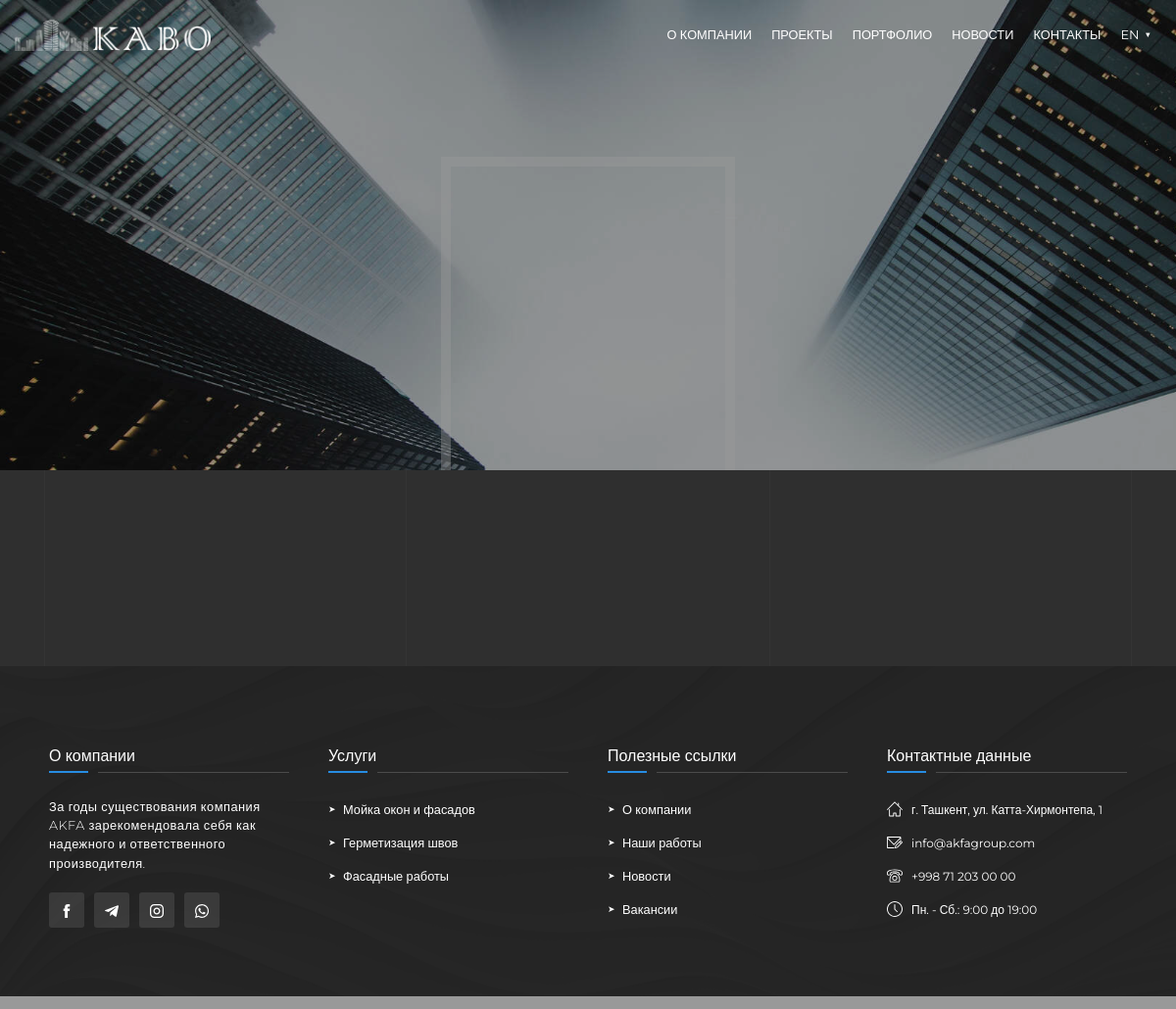
Page /about/vacancy/ on the earlier database version.
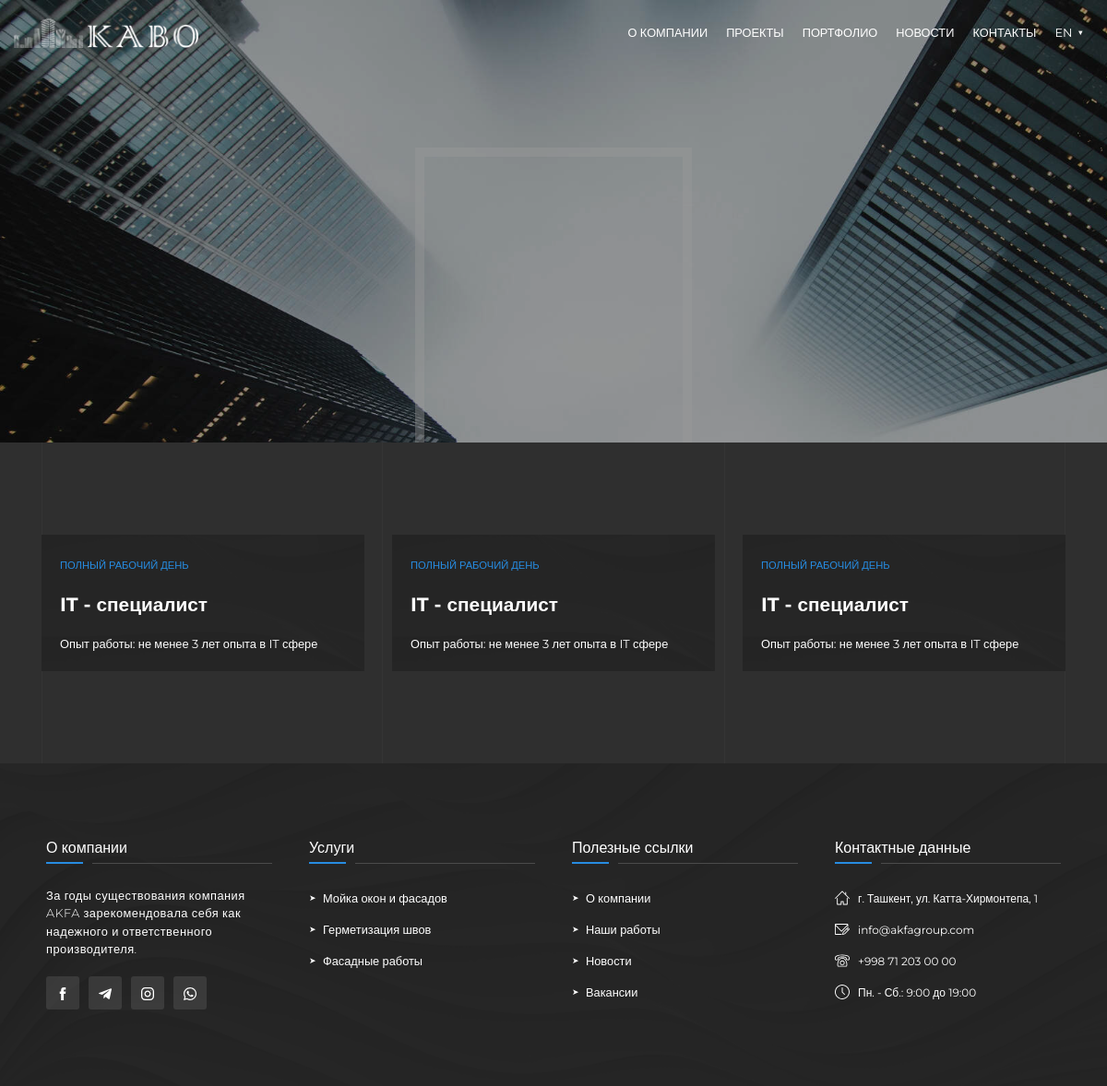
Same page on the later database version.
### abcompany/models.py (models this page shows, shortened)
class VacancyModel(models.Model):
    little_description = models.CharField(max_length=150, null=True, blank=True)
    position = models.CharField(max_length=150, null=True, blank=True)
    description = RichTextField()
    requirements = models.CharField(max_length=150, null=True, blank=True)
    image = models.ImageField(upload_to=vacancy_upload_location, blank=True, null=True)
    slug = models.SlugField(blank=True, unique=True)
    class Meta:
        verbose_name = 'Vacancy'
        verbose_name_plural = 'Vacancy'

### abcompany/views.py (the view)
# urls.py: path('vacancy/', vacancy, name='vacancy'),
def vacancy(request):
    context = {}
    vacancies = VacancyModel.objects.all()
    context['vacancies'] = vacancies
    return render(request, 'pages/vacancy.html', context)

### abcompany/templates/pages/vacancy.html (shortened to what this page needs)
{% extends 'base.html' %}
{% load mathfilters %}
{% load static %}
{% load i18n %}
{% block content %}
        <header class="header_promo other_pages_header">
            <div class="header_promo_background" style="background-image: url('{% static 'img/promo.jpg' %}')"></div>
            <div class="video_overlay"></div>
        </header>
    <section class="vacancy">
        <div class="container">
            <div class="section_content">
                <div class="row">
                    {% for vacancy in vacancies %}
                        <div class="col-md-4">
                            <a href="{% url 'abcompany:vacancy-individual' vacancy.slug %}" class="vacancy_item">
                                <span class="">{{ vacancy.little_description }}</span>
                                <h5>{{ vacancy.position}}</h5>
                                <p>{{ vacancy.requirements}}</p>
                            </a>
                        </div>
                    {% endfor %}
                </div>
            </div>
        </div>
    </section>
{% endblock content %}

### templates/base.html (shortened to what this page needs)
{% load static %}
{% load i18n %}
<!DOCTYPE html>
<html lang="en">
<head>
    <link rel="stylesheet" href="https://maxcdn.bootstrapcdn.com/bootstrap/4.5.2/css/bootstrap.min.css">
    <link rel="stylesheet" href="{% static 'css/animate.css' %}" media="all" />
    <link rel="stylesheet" href="{% static 'css/swiper.min.css' %}">
    <link rel="stylesheet" href="{% static 'css/style.css' %}">
</head>
<body>
    <div class="wrapper">
    <div class="wrapper">
        {% include 'header.html' %}
            {% block content %}
            {% endblock content %}
        {% include 'footer.html' %}
    </div>
</body>
</html>

### templates/header.html (shortened to what this page needs)
{% load static %}
{% load i18n %}
<nav class="navigation">
    <a href="{% url 'home' %}" class="navigation_logo"><img src="{% static 'img/logo-full.png' %}" alt=""></a>
    <ul class="navigation_list">
        <li class="navigation_items">
            <span class="navigation_link">
                О компании
            </span>
        </li>
        <li class="navigation_items">
            <a href="{% url 'projects:projects' %}" class="navigation_link">
                Проекты
            </a>
        </li>
        <li class="navigation_items">
            <a href="{% url 'portfolio:portfolio' %}" class="navigation_link">
                Портфолио
            </a>
        </li>
        <li class="navigation_items">
            <a href="{% url 'news:news' %}" class="navigation_link">
                Новости
            </a>
        </li>
        <li class="navigation_items">
            <a href="{% url 'contacts:contacts' %}" class="navigation_link">Контакты</a>
        </li>
        <form action="{% url 'set_language' %}" method="post">
            {% get_current_language as LANGUAGE_CODE %}
            <li class="navigation_items">
                <span href="" class="navigation_link lang_link">
                    {{ LANGUAGE_CODE }} <span>&#9660;</span>
                </span>
            </li>
        </form>
    </ul>
</nav>

### templates/footer.html
{% load static %}
{% load i18n %}
<div class="footer">
    <div class="footer_inner">
        <div class="container">
            <div class="row footer_top">
                <div class="col-md-3">
                    <div class="footer_items">
                        <div class="footer_title">
                            О компании
                        </div>
                        <div class="footer_content">
                            <p>За годы существования компания AKFA зарекомендовала себя как надежного и
                                ответственного производителя.</p>
                            <ul class="social_icons">
                                <li><a href=""><img src="{% static 'img/facebook-w.svg' %}" alt=""></a></li>
                                <li><a href=""><img src="{% static 'img/telegram-w.svg' %}" alt=""></a></li>
                                <li><a href=""><img src="{% static 'img/instagram-w.svg' %}" alt=""></a></li>
                                <li><a href=""><img src="{% static 'img/whatsapp-w.svg' %}" alt=""></a></li>
                            </ul>
                        </div>
                    </div>
                </div>
                <div class="col-md-3">
                    <div class="footer_items">
                        <div class="footer_items">
                            <div class="footer_title">
                                Услуги
                            </div>
                        </div>
                        <div class="footer_content">
                            <ul class="footer_links">
                                <li><a href="{% url 'portfolio:portfolio' %}">Мойка окон и фасадов</a></li>
                                <li><a href="{% url 'portfolio:portfolio' %}">Герметизация швов</a></li>
                                <li><a href="{% url 'portfolio:portfolio' %}">Фасадные работы</a></li>
                            </ul>
                        </div>
                    </div>
                </div>
                <div class="col-md-3">
                    <div class="footer_items">
                        <div class="footer_items">
                            <div class="footer_title">
                                Полезные ссылки
                            </div>
                        </div>
                        <div class="footer_content">
                            <ul class="footer_links">
                                <li><a href="{% url 'about:about-us' %}">О компании</a></li>
                                <li><a href="{% url 'projects:projects' %}">Наши работы</a></li>
                                <li><a href="{% url 'news:news' %}">Новости</a></li>
                                <li><a href="">Вакансии</a></li>
                            </ul>
                        </div>
                    </div>
                </div>
                <div class="col-md-3">
                    <div class="footer_items">
                        <div class="footer_items">
                            <div class="footer_title">
                                Контактные данные
                            </div>
                        </div>
                        <ul class="footer_contacts">
                            <li><a href="">г. Ташкент, ул. Катта-Хирмонтепа, 1</a></li>
                            <li><a href="">info@akfagroup.com</a></li>
                            <li><a href="">+998 71 203 00 00</a></li>
                            <li><a href="">Пн. - Сб.: 9:00 до 19:00</a></li>
                        </ul>
                    </div>
                </div>
            </div>
        </div>
    </div>
</div>

Differences in the rows shown:
added VacancyModel: little_description "ПОЛНЫЙ РАБОЧИЙ ДЕНЬ", position "IT - специалист", requirements "Опыт работы: не менее 3 лет опыта в IT сфере"
added VacancyModel: little_description "ПОЛНЫЙ РАБОЧИЙ ДЕНЬ", position "IT - специалист", requirements "Опыт работы: не менее 3 лет опыта в IT сфере"
added VacancyModel: little_description "ПОЛНЫЙ РАБОЧИЙ ДЕНЬ", position "IT - специалист", requirements "Опыт работы: не менее 3 лет опыта в IT сфере"
